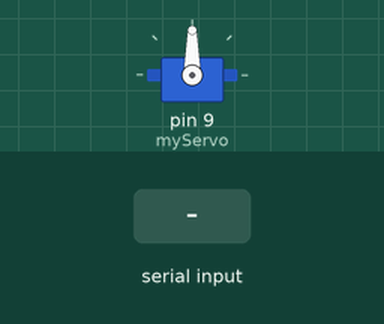
This sketch was run on a simulated Arduino Uno, built with avr-gcc and run on an emulated ATmega328P. Shown: servo. The test bench sets the inputs (shaded band).

Above: at 1.2 s.
1.3 s: "30,150\n" received over Serial
At 2.7 s:
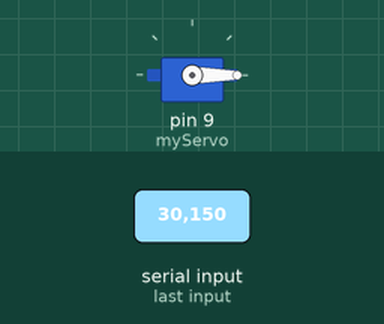
3.8 s: "90,45\n" received over Serial
At 4.6 s:
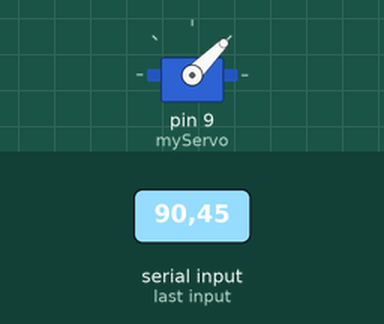
6.3 s: "200\n" received over Serial
At 6.9 s:
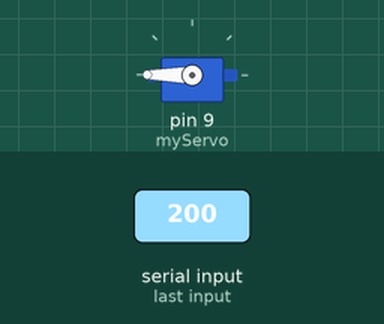
Timing chart, 0 to 9.3 s (numbered marks = the images above; inputs shaded):
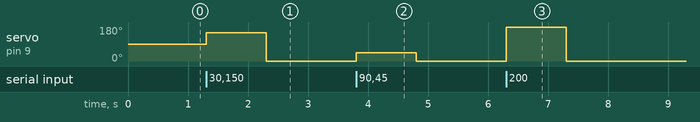

Measured:
- after the input at 1.3 s, servo on pin 9 (myServo): 90° → 150° at once, → 0° 1.0 s later
- after the input at 3.8 s, servo on pin 9 (myServo): 0° → 45° at once, → 0° 1.0 s later
- after the input at 6.3 s, servo on pin 9 (myServo): 0° → 180° at once, → 0° 1.0 s later

The sketch:

20250427_test001.ino
```cpp
#include <Servo.h>

Servo myServo;
int angle = 0;

void setup() {
  Serial.begin(9600);
  myServo.attach(9); // 서보를 9번 핀에 연결
}

void loop() {
  if (Serial.available()) {
    angle = Serial.parseInt(); // 파이썬에서 숫자를 받아서
    myServo.write(angle);       // 서보를 그 각도로 움직임
  }
}
```
